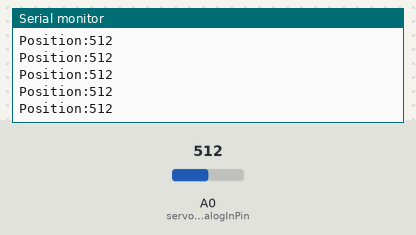
A sketch run on a simulated Arduino Uno, built with avr-gcc and run on an emulated ATmega328P. Shown: the last lines printed to the serial monitor. Inputs (shaded band) come from the test bench; at power-on: A0 (servoAnalogInPin) = 512.

Above: at 2.2 s.
2.3 s: A0 (servoAnalogInPin) set to 716
At 2.9 s:
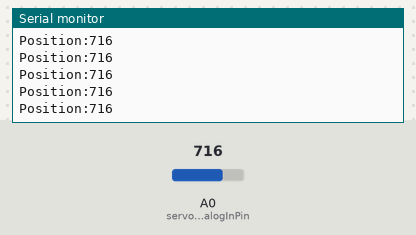
5.3 s: A0 (servoAnalogInPin) set to 900
At 5.9 s:
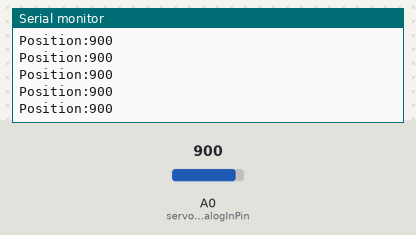
Timing chart, 0 to 8.3 s (numbered marks = the images above; inputs shaded):
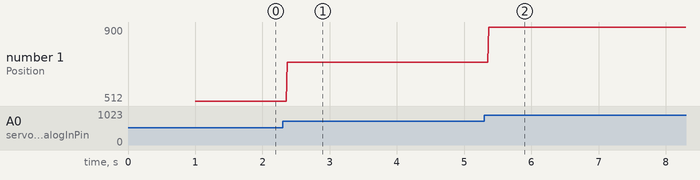

The sketch:

readPosition.ino
```cpp
int servoAnalogInPin = A0;
int posIs;

void setup(){
    Serial.begin(9600);
    delay(1000);
}

void loop(){
    posIs = analogRead(servoAnalogInPin);
    Serial.print("Position:");
    Serial.println(posIs);
    delay(10);
}
```

Measured:
- after the input at 2.3 s, the serial monitor: prints a new line after 0.07 s (image 1)
- after the input at 5.3 s, the serial monitor: prints a new line after 0.07 s (image 2)
- plotted number 1: 512 → 716 after the input at 2.3 s, 716 → 900 after the input at 5.3 s
